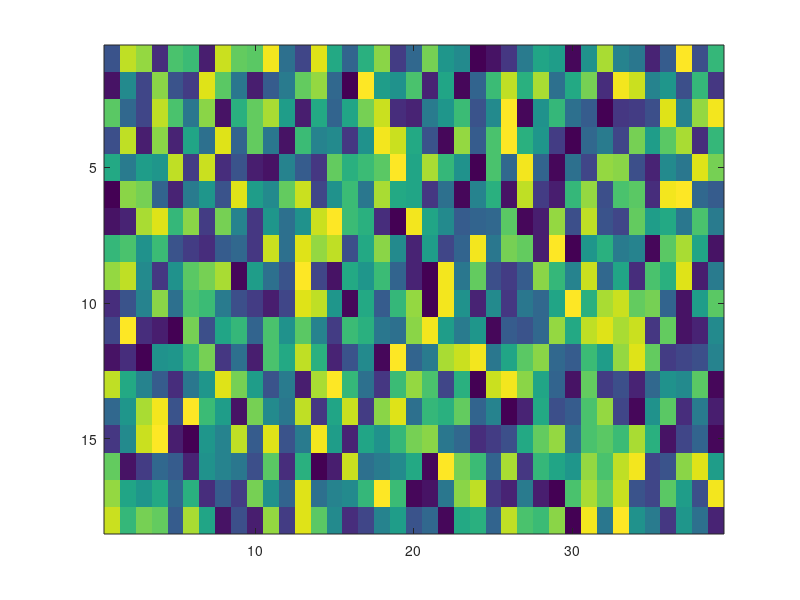

MATLAB code to generate this figure: (Note: this script raises an error after producing the figure.)
% intersect

%% Initialize Parameters
maximumGenerations = 10;
populationSize = 18;
crossoverRate = 0.9;

%% Read Cities
cities = importdata('cities_test.csv');
numberOfGenes = length(cities.data);
mutationRate = 1;%/numberOfGenes;

%% Compute Distances
distances = zeros(length(cities.data), length(cities.data));
for x = 1:length(cities.data)
    for y = 1:length(cities.data)
        distances(x,y) = sqrt((cities.data(x,2) - cities.data(y,2))^2 +...
            (cities.data(x,3) - cities.data(y,3))^2);
    end
end

%% Initialize population
population = zeros(populationSize, length(cities.data));
for index = 1:populationSize
    population(index,:) = randperm(length(cities.data));
end

figure(1);
imagesc(population);

bestFitness = zeros(maximumGenerations,1);
medianFitness = zeros(maximumGenerations,1);
%% Evolution Loop
for generation = 1:maximumGenerations
    % Evaluate population
    fitness = -1* evaluate(population, distances);
    [bestFitness(generation), best_index] = max(fitness);
    medianFitness(generation) = median(fitness);
    bestIndividual = population(best_index,:);
    
    % Tournament Selection
    matesA = tournamentSelect(population, fitness, populationSize);
    matesB = tournamentSelect(population, fitness, populationSize);
    
    % Recombination
    population = onePointCrossover(matesA, matesB);
    
    % Mutation
    %population = mutateNeighbours(population, mutation_rate);
    population = mutateRandomly(population, mutationRate);
    
    % Elitism
    population(1,:) = bestIndividual;
    
    % Plot Parents and Children
    subplot(1,3,1);imagesc(matesA);xlabel('Genes');ylabel('Individuals');title('ParentsA')
    subplot(1,3,2);imagesc(matesB);xlabel('Genes');ylabel('Individuals');title('ParentsB')
    subplot(1,3,3);imagesc(population);xlabel('Genes');ylabel('Individuals');title('Children')
    pause(0.1);
end

bestFitness
%cities.data(best_individual,2);
figure(2);
hold on;
plot(cities.data(bestIndividual,2), cities.data(bestIndividual,3));
plot(cities.data(:,2), cities.data(:,3),'bo');
plot(cities.data(bestIndividual(1),2), cities.data(bestIndividual(1),3),'r.');

figure(3);
hold on;
plot(-1*bestFitness);
plot(-1*medianFitness);
ylabel('travelled distance');
xlabel('generation');
legend('best fitness','median fitness');
